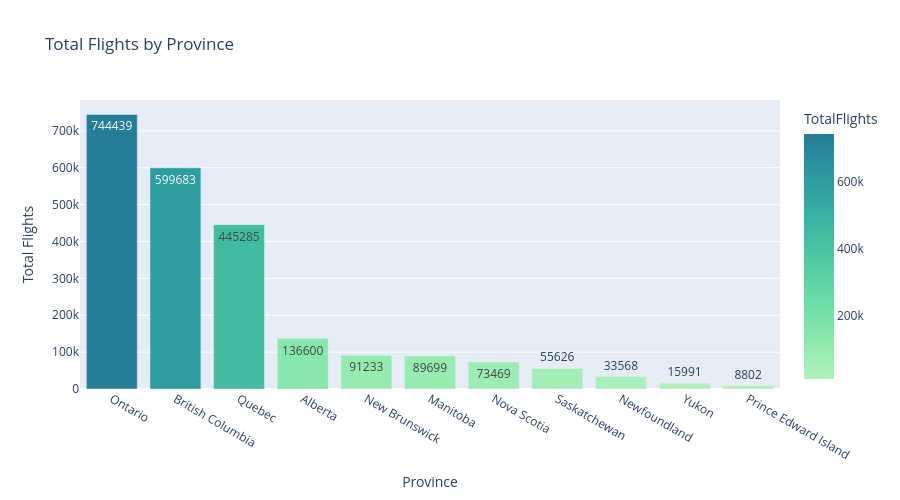

The cell this chart's notebook holds for it:
### Markdown cell above
#### Province and Total Flights Distribution

### Code cell
flights_sum = (
    customers_aggs.groupby('Province or State')['total_flights']
    .sum()
    .reset_index(name='TotalFlights')
    .sort_values('TotalFlights', ascending=False)
)

fig = px.bar(
    flights_sum,
    x='Province or State',
    y='TotalFlights',
    title='Total Flights by Province',
    text_auto='.0f',
    color='TotalFlights',
    color_continuous_scale='Tealgrn'
)
fig.update_layout(xaxis_title='Province', yaxis_title='Total Flights', height=500)
fig.show()

### Figure 1 — Plotly figure (JSON) as saved in the notebook; plotly's stock layout.template omitted (floating-point values rounded to 4 significant figures)
{"data": [{"alignmentgroup": "True", "hovertemplate": "Province or State=%{x}<br>TotalFlights=%{marker.color}<extra></extra>", "legendgroup": "", "marker": {"color": [744439, 599683, 445285, 136600, 91233, 89699, 73469, 55626, 33568, 15991, 8802], "coloraxis": "coloraxis", "pattern": {"shape": ""}}, "name": "", "offsetgroup": "", "orientation": "v", "showlegend": false, "textposition": "auto", "texttemplate": "%{y:.0f}", "type": "bar", "x": ["Ontario", "British Columbia", "Quebec", "Alberta", "New Brunswick", "Manitoba", "Nova Scotia", "Saskatchewan", "Newfoundland", "Yukon", "Prince Edward Island"], "xaxis": "x", "y": [744439, 599683, 445285, 136600, 91233, 89699, 73469, 55626, 33568, 15991, 8802], "yaxis": "y"}], "layout": {"barmode": "relative", "coloraxis": {"colorbar": {"title": {"text": "TotalFlights"}}, "colorscale": [[0, "rgb(176, 242, 188)"], [0.1667, "rgb(137, 232, 172)"], [0.3333, "rgb(103, 219, 165)"], [0.5, "rgb(76, 200, 163)"], [0.6667, "rgb(56, 178, 163)"], [0.8333, "rgb(44, 152, 160)"], [1, "rgb(37, 125, 152)"]]}, "height": 500, "legend": {"tracegroupgap": 0}, "title": {"text": "Total Flights by Province"}, "xaxis": {"anchor": "y", "domain": [0, 1], "title": {"text": "Province"}}, "yaxis": {"anchor": "x", "domain": [0, 1], "title": {"text": "Total Flights"}}}}
